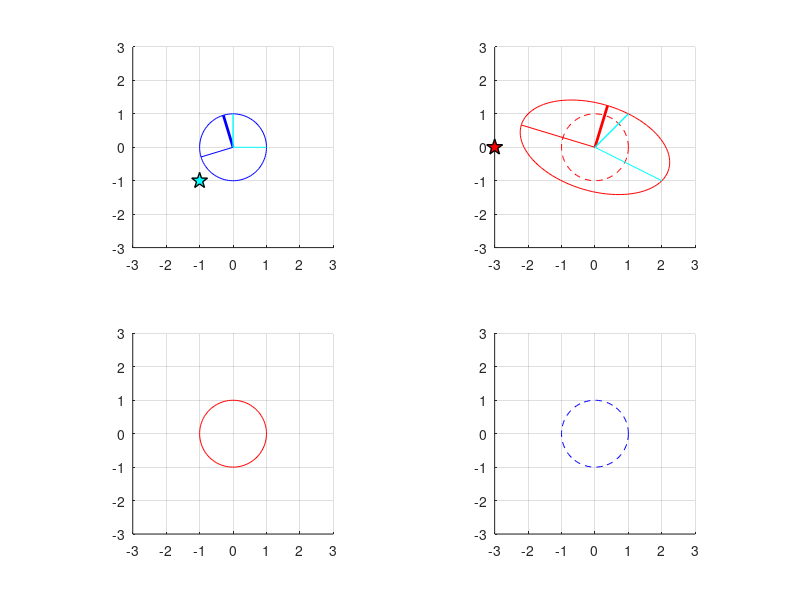

Write the MATLAB code that produced this figure. (Note: this script raises an error after producing the figure.)
%
% lab_svdgeom.m
% Carl Tape, GEOS 627, Inverse Problems and Parameter Estimation
%
% Misc concepts associated with the singular value decomposition
%

clc, clear, close all

bprint = false;
pdir = "./";
bdagger = true;
bdaggersol = true;
  
% plot settings
f = 0.5;    % radial shift for text label
fsize = 10;    
axmax = 3;
ax0 = axmax*[-1 1 -1 1];
mtest = [-1 -1]';

btest = true;
if bdaggersol
    ftag = '_sol';
    be1e2 = true;
    bu1u2 = true;
else
    ftag = '';
    be1e2 = false;
    bu1u2 = false;
end

G = [ 2  1 ; -1  1]
% G = [ 0 -2 ;  2  0]
% G = [ 2 -2 ;  2 -1]
% G = [ 2  0 ;  2  0]
% G = [ 1 -1 ; -2  0]       % default
% G = [ 0  1 ; -1  1]
% G = [-2  0 ;  0  1]
% G = [ 1 -1 ;  1  1]
% G = randi([-2 2],2,2)

% singular value decomposition
[U,S,V] = svd(G)
Gcheck = U*S*V'

swapm = [0 1 ; 1 0 ];
rotm = @(thetad) ( [ cosd(thetad) -sind(thetad) ; sind(thetad) cosd(thetad) ] );

% singular values
s1 = S(1,1);
s2 = S(2,2);
% basis vectors
v1 = V(:,1);
v2 = V(:,2);
u1 = U(:,1);
u2 = U(:,2);

% unit circle for plotting
R = 1;
n = 100;
t = linspace(0,2*pi,n);
x = R*cos(t);
y = R*sin(t);
Cx = [x ; y];

% unit circles representing basis U and basis V
Ux = Cx;
Vx = Cx;

% standard basis
e1 = [1 0]';
e2 = [0 1]';

figure; nr=2; nc=2;

subplot(nr,nc,1); hold on; grid on;
set(gca,'xtick',[-axmax:axmax],'ytick',[-axmax:axmax]);
plot(Vx(1,:),Vx(2,:),'b-'); axis equal, axis(ax0);
plot([0 v1(1)],[0 v1(2)],'b',[0 v2(1)],[0 v2(2)],'b','linewidth',2);
if be1e2
    plot([0 e1(1)],[0 e1(2)],'c',[0 e2(1)],[0 e2(2)],'c','linewidth',1);
    %plot_text(e1,'e_1',f,fsize);
    %plot_text(e2,'e_2',f,fsize); 
end

GVx = G*Vx;     % ellipse for plotting
su1 = s1*u1;
su2 = s2*u2;
Ge1 = G*e1;
Ge2 = G*e2;
dtest = G*mtest;

subplot(nr,nc,2); hold on; grid on;
set(gca,'xtick',[-axmax:axmax],'ytick',[-axmax:axmax]);
plot(GVx(1,:),GVx(2,:),'r'); axis equal, axis(ax0);
plot(Ux(1,:),Ux(2,:),'r--');
plot([0 su1(1)],[0 su1(2)],'r',[0 su2(1)],[0 su2(2)],'r','linewidth',2);
if be1e2
    plot([0 Ge1(1)],[0 Ge1(2)],'c',[0 Ge2(1)],[0 Ge2(2)],'c','linewidth',1);
    %plot_text(Ge1,'G e_1',f,fsize);
    %plot_text(Ge2,'G e_2',f,fsize); 
end

if bu1u2
    [Veig,Deig] = eig(G)
    if isreal(Deig)
        GVeig = G*Veig;
        subplot(nr,nc,1);
        plot([0 Veig(1,1)],[0 Veig(2,1)],'k',...
             [0 Veig(1,2)],[0 Veig(2,2)],'k','linewidth',1);
        plot_text(Veig(:,1),'h_1',f,fsize);
        plot_text(Veig(:,2),'h_2',f,fsize); 
        subplot(nr,nc,2);
        plot([0 GVeig(1,1)],[0 GVeig(2,1)],'k',...
             [0 GVeig(1,2)],[0 GVeig(2,2)],'k','linewidth',1);
        plot_text(GVeig(:,1),'G h_1',f,fsize);
        plot_text(GVeig(:,2),'G h_2',f,fsize); 
    end
end

if btest
    subplot(nr,nc,1); plot(mtest(1),mtest(2),...
        'kp','markersize',12,'markerfacecolor','c','linewidth',1);
    %plot_text(mtest,'m',f,fsize);
    subplot(nr,nc,2); plot(dtest(1),dtest(2),...
                'kp','markersize',12,'markerfacecolor','r','linewidth',1);
end

% text labels
subplot(nr,nc,1); %plot_text(v1,'v_1',f,fsize); plot_text(v2,'v_2',f,fsize);
subplot(nr,nc,2); %plot_text(su1,'s u_1',f,fsize); plot_text(su2,'s u_2',f,fsize);
% print figure
if bprint, print(gcf,'-depsc',sprintf('%ssvd_2D_%i%s',pdir,kk,ftag)); end

%------------------------

if bdagger
    subplot(nr,nc,3); hold on; grid on;
    set(gca,'xtick',[-axmax:axmax],'ytick',[-axmax:axmax]);
    plot(Ux(1,:),Ux(2,:),'r-'); axis equal, axis(ax0);
    subplot(nr,nc,4); hold on; grid on;
    set(gca,'xtick',[-axmax:axmax],'ytick',[-axmax:axmax]);
    plot(Vx(1,:),Vx(2,:),'b--'); axis equal, axis(ax0);

    if bdaggersol
        Gdagger = XXX;
        inv(G)

        subplot(nr,nc,2);
        title(sprintf('G = [%i %i ; %i %i]',G),'fontsize',9);
        
        subplot(nr,nc,3);
        plot([0 u1(1)],[0 u1(2)],'r',[0 u2(1)],[0 u2(2)],'r','linewidth',2);
        if be1e2
            plot([0 e1(1)],[0 e1(2)],'m',[0 e2(1)],[0 e2(2)],'m','linewidth',1);
            %plot_text(e1,'e_1',f,fsize); plot_text(e2,'e_2',f,fsize); 
        end

        % ellipse for plotting
        GdUx = Gdagger*Ux;
        sv1 = (1/s1)*v1;
        sv2 = (1/s2)*v2;
        Gde1 = Gdagger*e1;
        Gde2 = Gdagger*e2;
        mfinal = XXX

        subplot(nr,nc,4);
        plot(GdUx(1,:),GdUx(2,:),'b'); axis equal, axis(ax0);
        plot([0 sv1(1)],[0 sv1(2)],'b',[0 sv2(1)],[0 sv2(2)],'b','linewidth',2);
        if be1e2
            plot([0 Gde1(1)],[0 Gde1(2)],'m',[0 Gde2(1)],[0 Gde2(2)],'m','linewidth',1);
            %plot_text(Gde1,'Gd e_1',f,fsize); plot_text(Gde2,'Gd e_2',f,fsize); 
        end
        title(sprintf('Gd = [%.2f %.2f ; %.2f %.2f]',Gdagger),'fontsize',9);
        
        if btest
            subplot(nr,nc,3); plot(dtest(1),dtest(2),...
                'kp','markersize',12,'markerfacecolor','r','linewidth',1);
           % plot_text(dtest,'d',f,fsize);
            subplot(nr,nc,4); plot(mtest(1),mtest(2),...
                'kp','markersize',12,'markerfacecolor','c','linewidth',1);
           % plot_text(mfinal,'m',f,fsize);
        end
        
        % text labels
        subplot(nr,nc,3);% plot_text(sv1,'u_1',f,fsize); plot_text(sv2,'u_2',f,fsize); 
        subplot(nr,nc,4);% plot_text(sv1,'(1/s_1) v_1',f,fsize); plot_text(sv2,'(1/s_2) v_2',f,fsize); 
    end

    % print figure
    if bprint, print(gcf,'-depsc',sprintf('%ssvd_2D_both_%i%s',pdir,kk,ftag)); end
end

    % for kk
